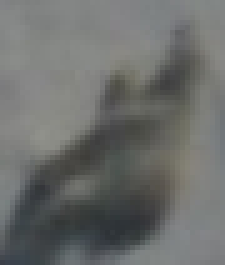
#> input picture target1.JPG, 45 x 53 px (shown 5 times larger)
$ python main.py target1.JPG
#> lines starting #> are read from the running program, lines starting #| are printed output that depends on the picture; after the words box and inside, x2 and y2 are one past the last pixel; in counts of white or black regions, pixels touching at a corner belong together
#подключаем необходимые библиотеки
import cv2
import numpy as np
from matplotlib import pyplot as plt
from numpy.core.fromnumeric import resize
import sys
import os

class HSV:
    mn = ()
    mx = ()
    def __init__(self,h1,s1,v1,h2,s2,v2) -> None:
        self.mn = (h1,s1,v1)
        self.mx = (h2,s2,v2)


def drawbestconturs(mask, img):
    try:
        areaArray = []
        contours, _ = cv2.findContours(mask, cv2.RETR_EXTERNAL, cv2.CHAIN_APPROX_SIMPLE)
        for i, c in enumerate(contours):
            area = cv2.contourArea(c)
            areaArray.append(area)

        sorteddata = sorted(zip(areaArray, contours), key=lambda x: x[0], reverse=True)
        return sorteddata
        # secondlargestcontour = sorteddata[-1][1]
        # x, y, w, h = cv2.boundingRect(secondlargestcontour)
        # return x, y, w, h
    except:
        return -1


# [6 lines of commented-out code are left out]
img = cv2.imread("TEST IMAGES/withBears/bb/8.jpg")

if(len(sys.argv) != 1 ):
    path = sys.argv[1]
    if(not os.path.exists(path)):
        print("Error: incorrect path")
        exit()
    img = cv2.imread(path)
#> img is the input picture: shape (53, 45, 3); mean B, G, R 107.9, 109.7, 108

plt.imshow(img)
plt.show()

v1 = HSV(15,0,0,52,29,89)
v2 = HSV(18,21,93,106,68,116)
v3 = HSV(0,0,0,82,12,137)
v4 = HSV(0,24,0,70,72,196)

img2 = img.copy()

img = cv2.cvtColor(img,cv2.COLOR_BGR2HSV)
#> img: shape (53, 45, 3); mean H, S, V 58.9, 12.3, 110.6

mask = cv2.inRange(img, v1.mn, v1.mx)
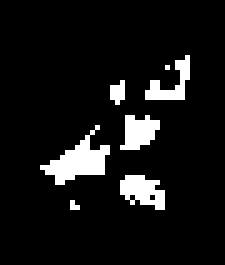
#> mask: shape (53, 45) (shown 5 times larger); 8.3% white; 7 white regions (3 under 20 px)
# plt.imshow(mask)
# plt.show()
sorteddata = drawbestconturs(mask, img)
#> in drawbestconturs, `contours, _ = cv2.findContours(mask, cv2.RETR_EXTERNAL, cv2.CHAIN_APPR..`: contours = 7 contours, 4 with area under 20; largest, box (x1, y1, x2, y2) and area: (8, 25, 22, 37) 50, (24, 35, 33, 42) 32, (24, 23, 32, 30) 26
#> the loop in drawbestconturs, `for i, c in enumerate(contours):` made 7 passes
#> area on passes 2 to 4: 31.5, 50.5, 26.5
#> after the loop in drawbestconturs, `for i, c in enumerate(contours):`: areaArray = [0.5, 31.5, 50.5, 26.5, 5.5, 0, 17.5]
#> in drawbestconturs, `sorteddata = sorted(zip(areaArray, contours), key=lambda x: x[0], reve..`: sorteddata = 7 items
#> sorteddata = 7 items
for i in range(min(1,len(sorteddata))):
    x, y, w, h = cv2.boundingRect(sorteddata[i][1])
    cv2.rectangle(img2, (x, y), (x+w+100, y+h+100), (0,255,0), 5)
#> this loop made 1 pass
#> (x, y, w, h) on pass 1: (8, 25, 14, 12)
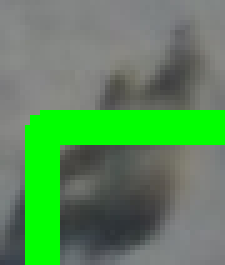
#> img2: shape (53, 45, 3) (shown 5 times larger); 18.57% of pixels changed, all inside (x1, y1, x2, y2) = (5, 22, 45, 53)


mask = cv2.inRange(img, v2.mn, v2.mx)
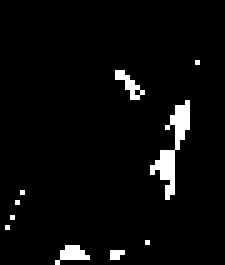
#> mask: shape (53, 45) (shown 5 times larger); 3.9% white in thin lines or dots, all inside (x1, y1, x2, y2) = (1, 12, 40, 53)
sorteddata = drawbestconturs(mask, img)
#> in drawbestconturs (call 2), `contours, _ = cv2.findContours(mask, cv2.RETR_EXTERNAL, cv2.CHAIN_APPR..`: contours = 10 contours, 9 with area under 20; largest, box (x1, y1, x2, y2) and area: (30, 20, 38, 40) 29
#> the loop in drawbestconturs (call 2), `for i, c in enumerate(contours):` made 10 passes
#> area on pass 8: 29
#> sorteddata = 10 items
for i in range(min(1,len(sorteddata))):
    x, y, w, h = cv2.boundingRect(sorteddata[i][1])
    cv2.rectangle(img2, (x, y), (x+w+100, y+h+100), (0,255,0), 5)
#> this loop made 1 pass
#> (x, y, w, h) on pass 1: (30, 20, 8, 20)
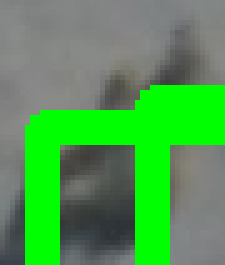
#> img2: shape (53, 45, 3) (shown 5 times larger); 10.61% of pixels changed, all inside (x1, y1, x2, y2) = (27, 17, 45, 53)


mask = cv2.inRange(img, v3.mn, v3.mx)
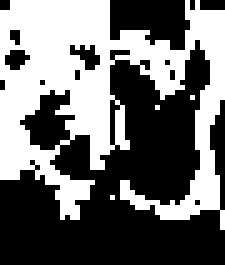
#> mask: shape (53, 45) (shown 5 times larger); 42.8% white; 4 white regions (3 under 20 px)
sorteddata = drawbestconturs(mask, img)
#> in drawbestconturs (call 3), `contours, _ = cv2.findContours(mask, cv2.RETR_EXTERNAL, cv2.CHAIN_APPR..`: contours = 4 contours, 3 with area under 20; largest, box (x1, y1, x2, y2) and area: (0, 0, 45, 46) 988
#> sorteddata = 4 items
for i in range(min(1,len(sorteddata))):
    x, y, w, h = cv2.boundingRect(sorteddata[i][1])
    cv2.rectangle(img2, (x, y), (x+w+100, y+h+100), (0,255,0), 5)
#> this loop made 1 pass
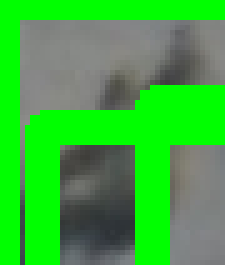
#> img2: shape (53, 45, 3) (shown 5 times larger); 15.77% of pixels changed, all inside (x1, y1, x2, y2) = (0, 0, 45, 53)


mask = cv2.inRange(img, v4.mn, v4.mx)
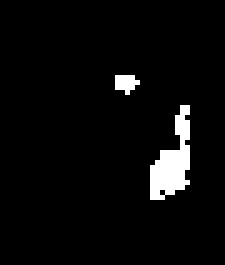
#> mask: shape (53, 45) (shown 5 times larger); 4.1% white; 2 white regions (1 under 20 px)
sorteddata = drawbestconturs(mask, img)
#> in drawbestconturs (call 4), `contours, _ = cv2.findContours(mask, cv2.RETR_EXTERNAL, cv2.CHAIN_APPR..`: contours = 2 contours, 1 with area under 20; largest, box (x1, y1, x2, y2) and area: (30, 21, 38, 40) 61
#> sorteddata = 2 items
for i in range(min(1,len(sorteddata))):
    x, y, w, h = cv2.boundingRect(sorteddata[i][1])
    cv2.rectangle(img2, (x, y), (x+w+100, y+h+100), (0,255,0), 5)
#> this loop made 1 pass
#> (x, y, w, h) on pass 1: (30, 21, 8, 19)


plt.imshow(img2)
plt.show()

$ run again, on target3.JPG
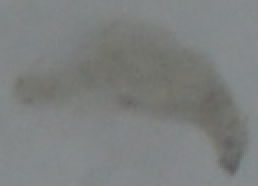
#> input picture target3.JPG, 129 x 93 px (shown 2 times larger)
#> img is the input picture: shape (93, 129, 3); mean B, G, R 126.7, 127.6, 124.5
#> img: shape (93, 129, 3); mean H, S, V 74.9, 10.4, 128.4
#> contours = []
#> `mask = cv2.inRange(img, v2.mn, v2.mx)`:
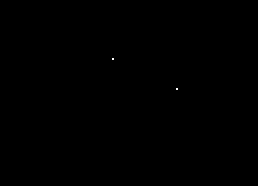
#> mask: shape (93, 129) (shown 2 times larger); 0.02% white in thin lines or dots, all inside (x1, y1, x2, y2) = (56, 29, 89, 45)
#> contours = 2 contours, all with area under 20
#> the loop in drawbestconturs (call 2), `for i, c in enumerate(contours):` made 2 passes
#> (c, area) on passes 1 to 2: ([[88, 44]], 0), ([[56, 29]], 0)
#> `sorteddata = drawbestconturs(mask, img)`: sorteddata = [(0, [[88, 44]]), (0, [[56, 29]])]
#> the loop `for i in range(min(1,len(sorteddata))):` made 1 pass
#> (x, y, w, h) on pass 1: (88, 44, 1, 1)
#> contours = 31 contours, 29 with area under 20; largest, box (x1, y1, x2, y2) and area: (2, 7, 122, 88) 4246, (22, 61, 30, 71) 36
#> `sorteddata = drawbestconturs(mask, img)`: sorteddata = 31 items
#> the loop `for i in range(min(1,len(sorteddata))):` made 1 pass
#> (x, y, w, h) on pass 1: (2, 7, 120, 81)
#> `sorteddata = drawbestconturs(mask, img)`: sorteddata = [(0, [[56, 29]])]
#> the loop `for i in range(min(1,len(sorteddata))):` made 1 pass
#> (x, y, w, h) on pass 1: (56, 29, 1, 1)
#> after the loop `for i in range(min(1,len(sorteddata))):`:
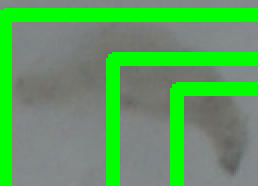
#> img2: shape (93, 129, 3) (shown 2 times larger); mean B, G, R 95.1, 158.8, 93.6

$ run again, on target4.JPG
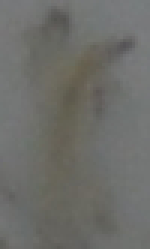
#> input picture target4.JPG, 50 x 83 px (shown 3 times larger)
#> img is the input picture: shape (83, 50, 3); mean B, G, R 105.3, 109.3, 109.1
#> img: shape (83, 50, 3); mean H, S, V 45.1, 12.9, 110.1
#> contours = 1 item
#> the loop in drawbestconturs, `for i, c in enumerate(contours):` made 1 pass
#> area on pass 1: 6.5
#> after the loop in drawbestconturs, `for i, c in enumerate(contours):`: areaArray = [6.5]
#> in drawbestconturs, `sorteddata = sorted(zip(areaArray, contours), key=lambda x: x[0], reve..`: sorteddata = 1 item
#> the loop `for i in range(min(1,len(sorteddata))):` made 1 pass
#> (x, y, w, h) on pass 1: (17, 5, 5, 4)
#> contours = 12 contours, 10 with area under 20; largest, box (x1, y1, x2, y2) and area: (11, 15, 35, 70) 594, (22, 62, 33, 66) 27
#> the loop in drawbestconturs (call 2), `for i, c in enumerate(contours):` made 12 passes
#> area on passes 7, 11: 27, 594.5
#> `sorteddata = drawbestconturs(mask, img)`: sorteddata = 12 items
#> the loop `for i in range(min(1,len(sorteddata))):` made 1 pass
#> (x, y, w, h) on pass 1: (11, 15, 24, 55)
#> contours = 8 contours, 7 with area under 20; largest, box (x1, y1, x2, y2) and area: (0, 0, 50, 83) 1876
#> `sorteddata = drawbestconturs(mask, img)`: sorteddata = 8 items
#> the loop `for i in range(min(1,len(sorteddata))):` made 1 pass
#> after the loop `for i in range(min(1,len(sorteddata))):`:
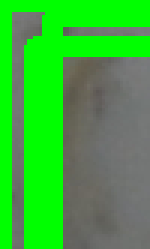
#> img2: shape (83, 50, 3) (shown 3 times larger); mean B, G, R 58.8, 173.9, 60.9
#> `mask = cv2.inRange(img, v4.mn, v4.mx)`:
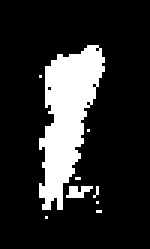
#> mask: shape (83, 50) (shown 3 times larger); 16.9% white; 9 white regions (7 under 20 px)
#> contours = 9 contours, 8 with area under 20; largest, box (x1, y1, x2, y2) and area: (13, 15, 35, 70) 595
#> `sorteddata = drawbestconturs(mask, img)`: sorteddata = 9 items
#> the loop `for i in range(min(1,len(sorteddata))):` made 1 pass
#> (x, y, w, h) on pass 1: (13, 15, 22, 55)
